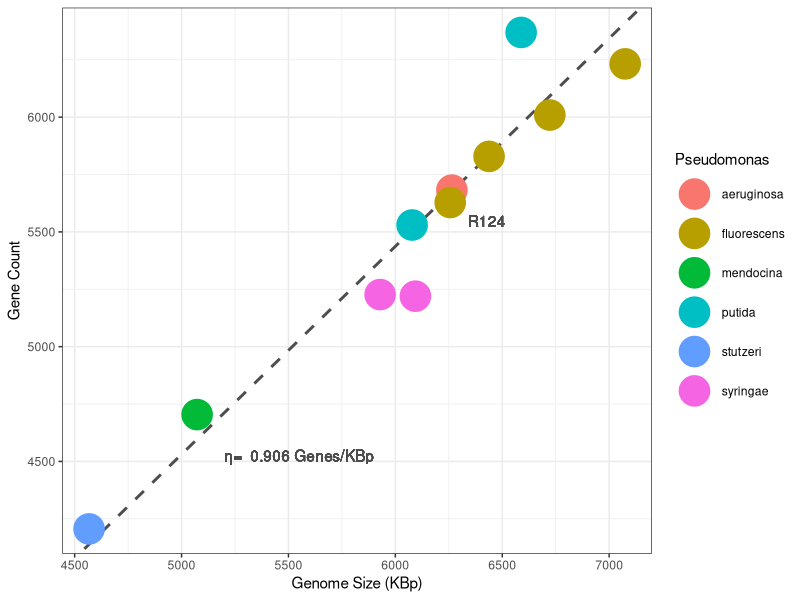

R code for this plot:
#!/usr/bin/env Rscript

library(plyr)
library(ggplot2)

sizes <- read.csv('data/genome_size.csv')
sizes <- subset(sizes, source == "genome")

sizes$gene_count <- sizes$gene_count
sizes$genome_size <- sizes$genome_size/1000

median_density <- with(subset(sizes,strain != "R124"),{
  median(gene_count / genome_size)
})

p <- ggplot(sizes,aes(y=gene_count,x=genome_size,colour=Pseudomonas))

# Add slope line
p <- p + geom_abline(
  intercept = 0,
  slope     = median_density,
  lty       = 2,
  color     = "grey30",
  size      = 1
  )

# Annotate with median gene density
p <- p + geom_text(aes(
    x      = 5200,
    y      = 4500,
    vjust  = 0,
    hjust  = 0,
    label  = paste("η= ",signif(median_density,digits=3),"Genes/KBp")),
  colour = "grey30")

# Plot size data
p <- p + geom_point(size=10)

# Highlight R124 genome
p <- p + geom_text(aes(
    x      = 6250,
    y      = 5600,
    vjust  = 1.5,
    hjust  = -0.5,
    label  = "R124"),
  colour = "grey30")

p <- p + scale_y_continuous("Gene Count")
p <- p + scale_x_continuous("Genome Size (KBp)")
p <- p + theme_bw()

png('out/genome_size_vs_annotations.png',width=600)
print(p)
graphics.off()
